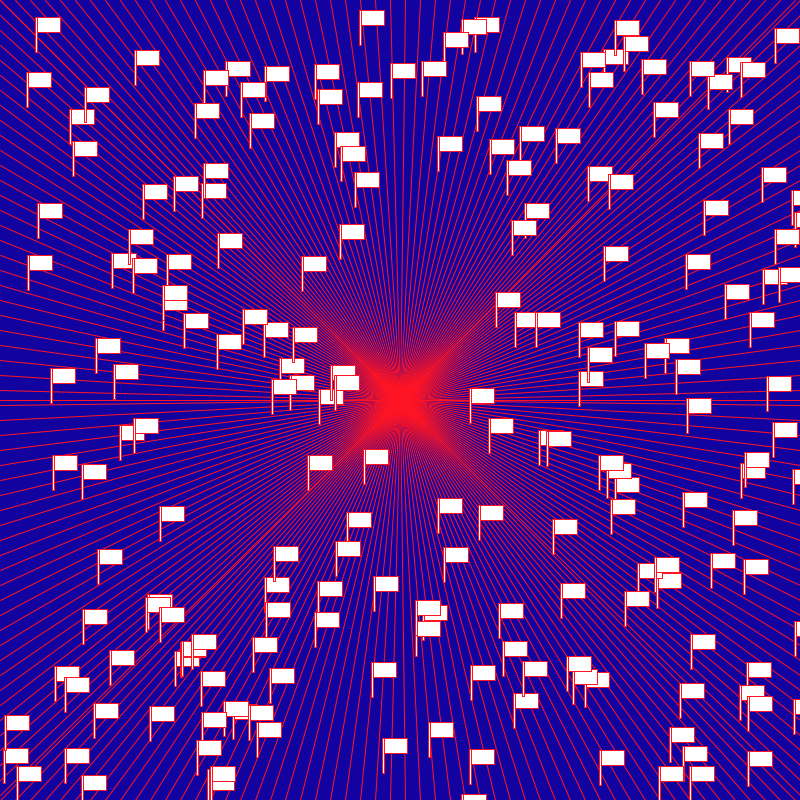
Frame 1 (no input)
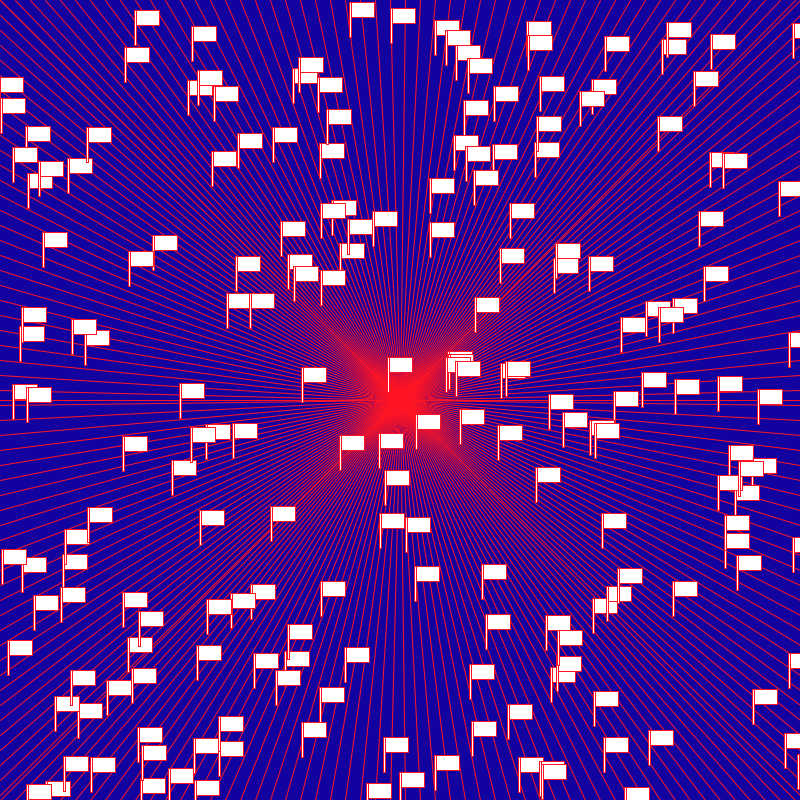
Frame 60 (the mouse pressed at the canvas centre just before this capture)
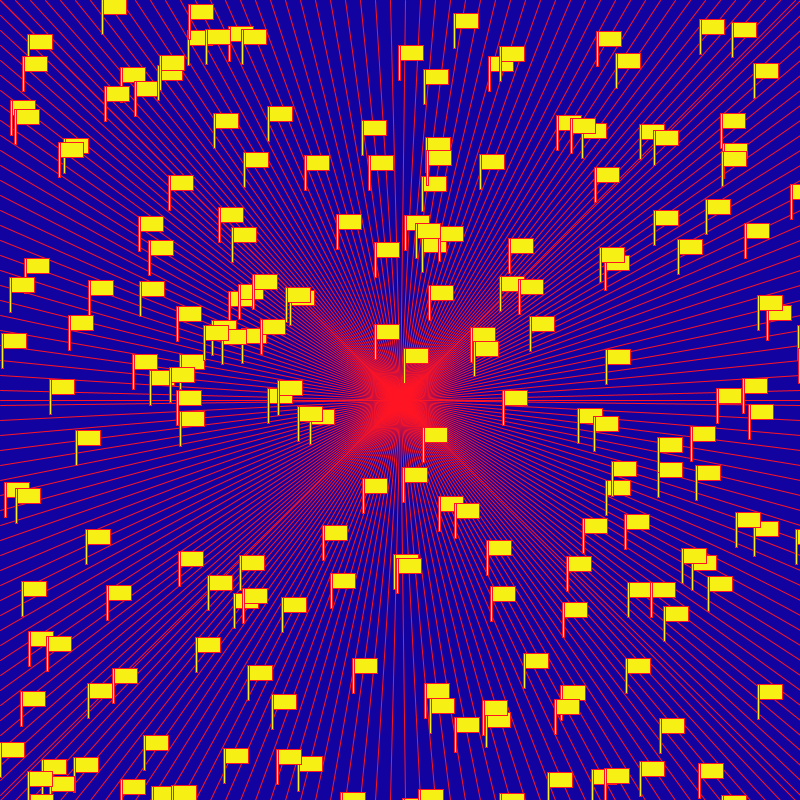
Frame 120 (the mouse held since frame 60 and released just before this capture)

The Processing sketch that drew these frames (run headless with seeded random() and noise(); from frame 60 on, the mouse is pressed at the canvas centre):

// Processing sketch: processing_97578
// ── processing_97578.pde

int totalElements = 200;

float [] pX = new float [totalElements];
float [] pY = new float [totalElements];
float [] vX = new float [totalElements];
float [] vY = new float [totalElements];



void setup() {
   size(800, 800);
    stroke(255, 20,35);
  for (int i=0; i <totalElements; i++){
  pX [i] = random (width);
  pY [i] = random (height);
  vX [i] = random (-8,8);
  vY [i] = random (-8,8);
  }





}

void draw() {
  
  //linies del centre
background(18,3,160);
for (int i=0; i<=800; i = i +15) {

  line (800,400, i,height/2);
  line(width/2,height/2,0,i);
  line(width/2,height/2,i,0);
  line(width/2,height/2,width,i);
  line(width/2,height/2,i,height);

      }
      for (int i=0; i <totalElements; i++){
    
      pX [i] = pX [i] + vX[i];
      pY [i] = pY [i] + vY[i];
      
      if (pX [i] < 0 ||pX [i] > width)  {
         vX [i] = -vX [i];
      }    
      
      
        if (pY [i] < 0 ||pY [i] > height)  {
          vY [i] = -vY [i]; 
         
      }    
      rect(pX[i],pY[i],25,15);
      rect(pX[i],pY[i],2,35);
}
}
     void mousePressed() {
  
  fill(247,240,20);
  if (cambiarColor==true);
  }  
  
  boolean cambiarColor= true;{
   
          
  }
